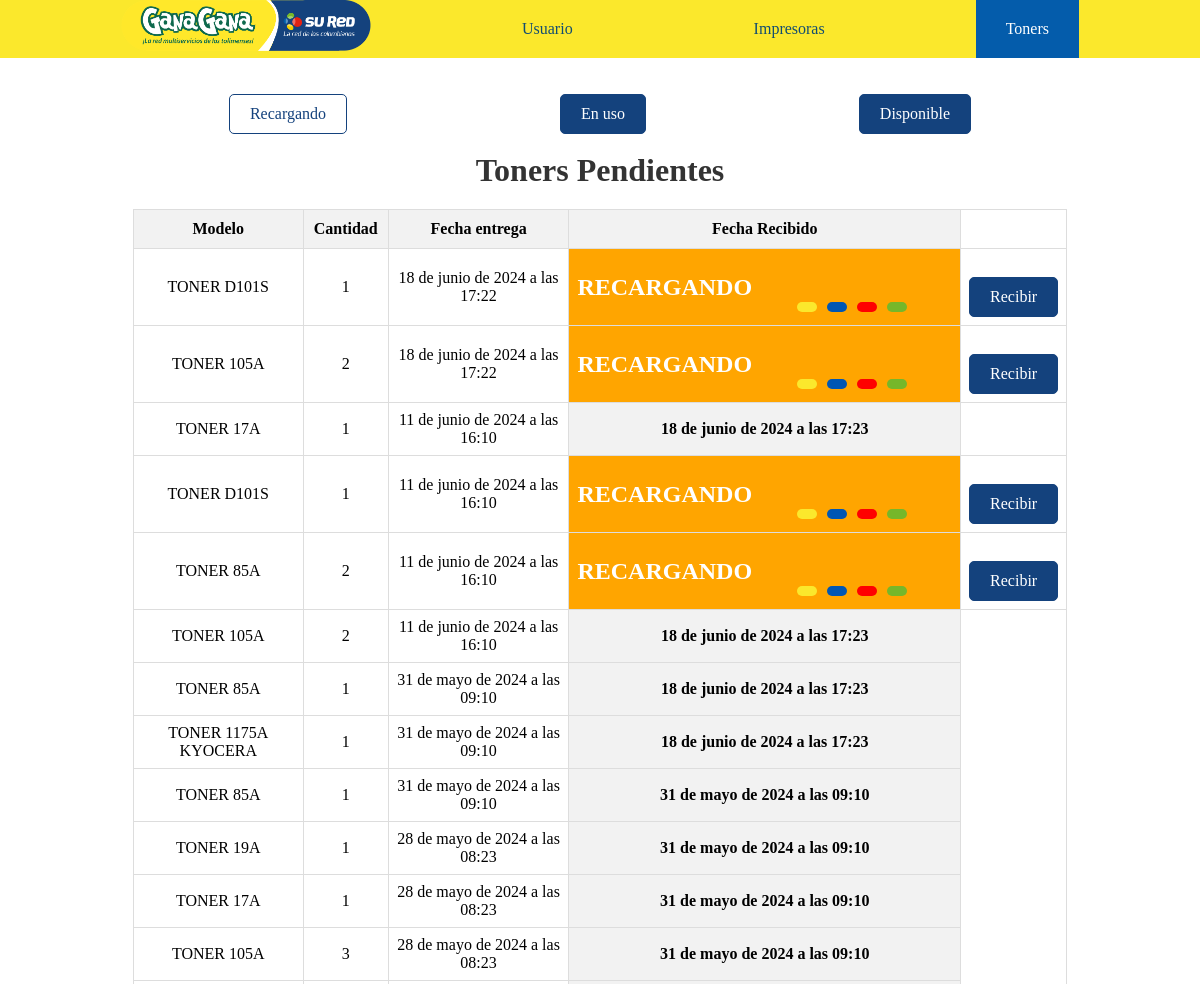
The page /Lista_T_Pendientes/ (upper part) on the database as committed earlier.
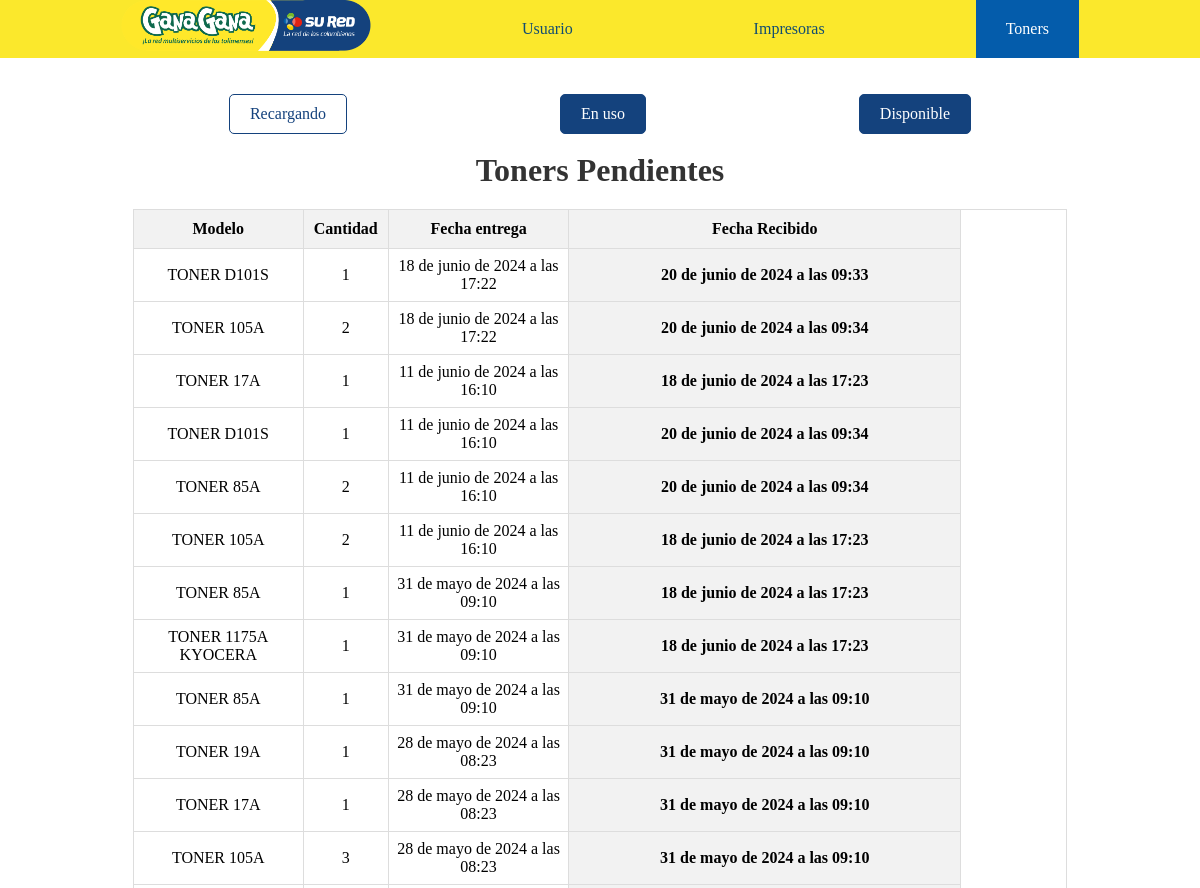
The same page on the database as committed later.
### Datos/models.py (models this page shows, shortened)
class Toner_M_Recargados(models.Model):
    ESTADO = [
        ('ENTREGADO','ENTREGADO'),
        ('RECARGANDO','RECARGANDO'),
        ]
    toner = models.ForeignKey(Tonner, on_delete=models.SET_NULL, null=True, blank=True)
    cantidad = models.PositiveIntegerField()
    estado = models.CharField(max_length=10, choices=ESTADO, default='RECARGANDO')
    fecha_entrega = models.DateTimeField(auto_now_add=True, null=False)
    fecha_recibido = models.DateTimeField(null=True)

class Tonner(models.Model):
    ESTADO_T = [
        ('Disponible', 'Disponible'),
    ]
    nombre = models.CharField(max_length=50)
    cantidad = models.PositiveBigIntegerField()
    Numero_Toner = models.CharField(max_length=20)
    Estado = models.CharField(max_length=10, choices=ESTADO_T, default='Disponible')
    imagen = models.ImageField()
    def __str__(self):
        return f"{self.nombre}"

### Datos/views.py (the view)
# urls.py: path('Lista_T_Pendientes/', views.Lista_T_Pendientes, name='Lista_T_Pendientes'),
def Lista_T_Pendientes(request):
    pendiente = Toner_M_Recargados.objects.all().order_by('-fecha_entrega')
    return render(request, 'carrito/pendientes.html', {
        'pendiente':pendiente,
    })

### Datos/templates/carrito/pendientes.html (shortened to what this page needs)
{% extends 'layouts/base.html' %}
{% block content %}
{% load static %}
{% include 'layouts/Barra_Tonners.html' %}
<!DOCTYPE html>
<html lang="es">
<head>
    <link rel="stylesheet" type="text/css" href="{% static 'CSS/ALL.css' %}">
</head>
<body>
    <h1>Toners Pendientes</h1>
    <table border="1">
        <thead>
            <tr>
                <th>Modelo</th>
                <th>Cantidad</th>
                <th>Fecha entrega</th>
                {% if toner.estado == "RECARGANDO" %}
                <th>Estado</th>
                {% else %}
                <th>Fecha Recibido</th>
                {% endif %}
            </tr>
        </thead>
        <tbody>
            {% for toner in pendiente %}
            <tr>
                <td>{{ toner.toner }}</td>
                <td>{{ toner.cantidad }}</td>
                <td>{{ toner.fecha_entrega }}</td>
                {% if toner.estado == "RECARGANDO" %}
                <td class="{% if toner.estado == 'RECARGANDO' %}naranja{% endif %}">
                    <div style="display: flex;justify-content: space-evenly; color: #ffffff; align-items: center;">
                        <br>
                        <h2>
                                {{ toner.estado }}
                        </h2>
                        <div class="loading-wave">
                            <div class="loading-bar" style="background-color: #fbe82c;"></div>
                            <div class="loading-bar" style= "background-color: #0056b3;"></div>
                            <div class="loading-bar" style="background-color: red;"></div>
                            <div class="loading-bar" style="background-color: #76b72a;"></div>
                        </div>
                    </div>
                </td>
                <td><a href="#" class="recibir-link btn" data-toner-id="{{ toner.id }}">Recibir</a></td>
                {% endif %}
                {% if toner.estado == "ENTREGADO" %}
                <th>{{ toner.fecha_recibido }}</th>
                {% endif %}
            </tr>
            {% endfor %}
        </tbody>
    </table>
</body>
</html>
{% endblock %}

Rows that differ between the two databases and show on the page:
changed Toner_M_Recargados: fecha_recibido (not shown) → "20 de junio de 2024 a las 09:33"; estado "RECARGANDO" → (not shown)
changed Toner_M_Recargados (number 2 of 12 on the later page): fecha_recibido (not shown) → "20 de junio de 2024 a las 09:34"; estado "RECARGANDO" → (not shown)
changed Toner_M_Recargados (number 4 of 12 on the later page): fecha_recibido (not shown) → "20 de junio de 2024 a las 09:34"; estado "RECARGANDO" → (not shown)
changed Toner_M_Recargados (number 5 of 12 on the later page): fecha_recibido (not shown) → "20 de junio de 2024 a las 09:34"; estado "RECARGANDO" → (not shown)
